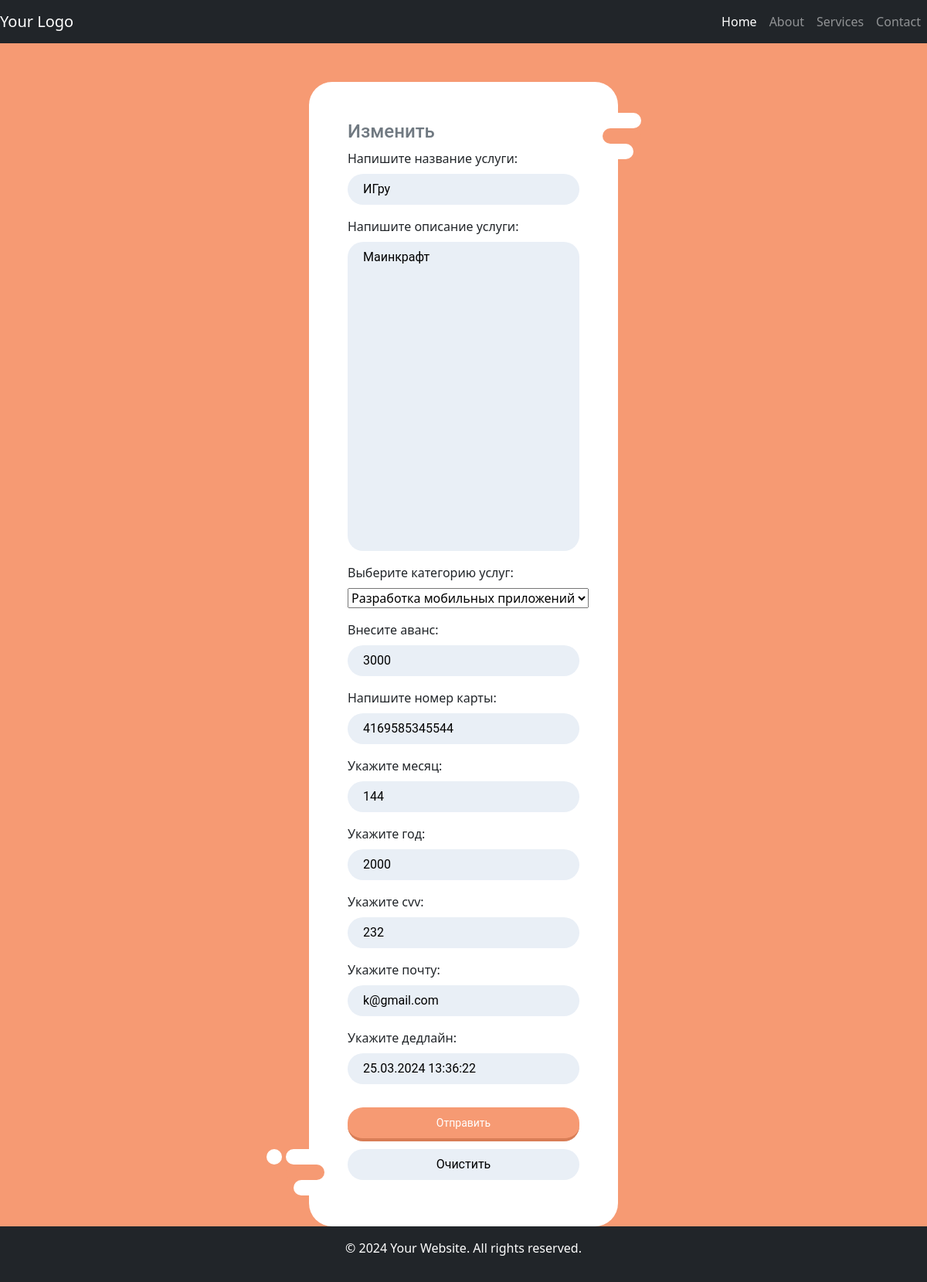
Page /services_list/2/update/ on the committed database.
### services/models.py (models this page shows, shortened)
class Service(models.Model):
    title = models.CharField(max_length=100, verbose_name='Напишите название услуги')
    description = models.TextField(verbose_name='Напишите описание услуги')
    choices_services = models.CharField(max_length=100, choices=CHOICES_SERVICES,
                                        verbose_name='Выберите категорию услуг')
    prepaid_expense = models.PositiveIntegerField(validators=[MinValueValidator(1000),
                                                              MaxValueValidator(3000)],
                                                  verbose_name='Внесите аванс', default=1500)
    card_number = models.CharField(max_length=16, verbose_name='Напишите номер карты')
    card_month = models.PositiveIntegerField(null=True,
                                             verbose_name='Укажите месяц', default=1)
    card_year = models.PositiveIntegerField(null=True,
                                            verbose_name='Укажите год', default=2000)
    card_cvv = models.CharField(max_length=3, verbose_name='Укажите cvv')
    email = models.EmailField(verbose_name='Укажите почту', default='@gmail.com')
    dead_line = models.DateTimeField(verbose_name='Укажите дедлайн', default=datetime.now())

### services/views.py (the view, shortened to what this page needs)
# urls.py: path('services_list/<int:id>/update/', views.UpdateServiceView.as_view()),
class UpdateServiceView(generic.UpdateView):
    template_name = 'update_service.html'
    form_class = forms.ServiceForm
    success_url = '/services_list/'
    def get_object(self, **kwargs):
        service_id = self.kwargs.get("id")
        return get_object_or_404(models.Service, id=service_id)

### services/forms.py
class ServiceForm(forms.ModelForm):
    class Meta:
        model = Service
        fields = "__all__"

### templates/update_service.html (shortened to what this page needs)
{% load static %}
{% include 'header.html' %}
<link rel="stylesheet" href="{% static 'css/create_service.css' %}">
<form class="decor"  method="POST" enctype="multipart/form-data">
    <div class="form-left-decoration"></div>
    <div class="form-right-decoration"></div>
    <div class="circle"></div>
    <div class="form-inner">
        <h3>Изменить</h3>
        {{form.as_p}}
        <input type="submit" value="Отправить">
        <input type="reset" value="Очистить">
    </div>
</form>
{% include 'footer.html' %}

### static/css/create_service.css (style rules this page uses)
* { box-sizing: border-box; }
body { background: #f69a73; }
.decor { position: relative; max-width: 400px; margin: 50px auto 0; background: white; border-radius: 30px; }
.form-left-decoration, .form-right-decoration { content: ""; position: absolute; width: 50px; height: 20px; background: #f69a73; border-radius: 20px; }
.form-left-decoration { bottom: 60px; left: -30px; }
.form-right-decoration { top: 60px; right: -30px; }
.form-left-decoration:before, .form-left-decoration:after, .form-right-decoration:before, .form-right-decoration:after { content: ""; position: absolute; width: 50px; height: 20px; border-radius: 30px; background: white; }
.form-left-decoration:before { top: -20px; }
.form-left-decoration:after { top: 20px; left: 10px; }
.form-right-decoration:before { top: -20px; right: 0; }
.form-right-decoration:after { top: 20px; right: 10px; }
.circle { position: absolute; bottom: 80px; left: -55px; width: 20px; height: 20px; border-radius: 50%; background: white; }
.form-inner { padding: 50px; }
.form-inner input, .form-inner textarea { display: block; width: 100%; padding: 0 20px; margin-bottom: 10px; background: #E9EFF6; line-height: 40px; border-width: 0; border-radius: 20px; font-family: 'Roboto', sans-serif; }
.form-inner input[type="submit"] { margin-top: 30px; background: #f69a73; border-bottom: 4px solid #d87d56; color: white; font-size: 14px; }
.form-inner textarea { resize: none; }
.form-inner h3 { margin-top: 0; font-family: 'Roboto', sans-serif; font-weight: 500; font-size: 24px; color: #707981; }

### rows in the picture
Service: title "ИГру", description "Маинкрафт", choices_services "Разработка мобильных приложений", prepaid_expense "3000", card_number "4169585345544", card_month "144", card_year "2000", card_cvv "232", email "k@gmail.com", dead_line "25.03.2024 13:36:22"
